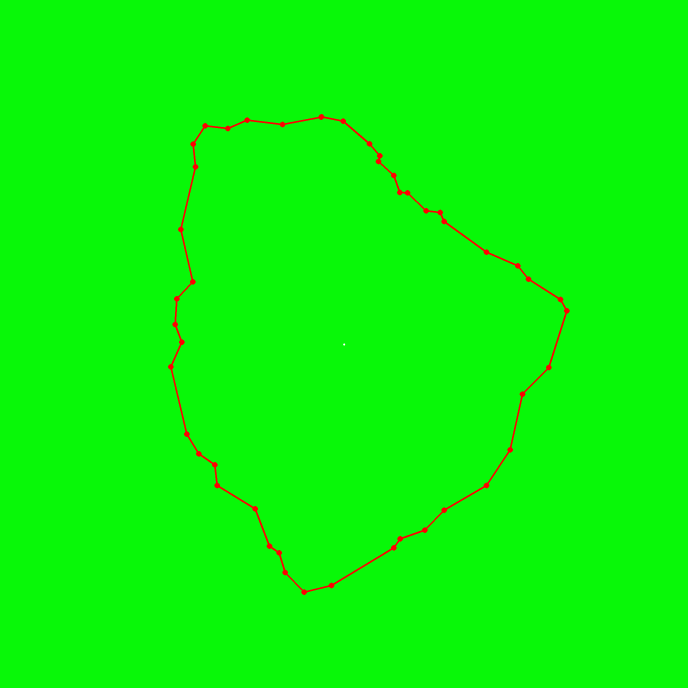
#> input picture poc/polygons/group_45/RPf_00368_intact_mesh.png, 2064 x 2064 px (shown at 1/3 size)
$ jupyter execute --allow-errors 10_rdp_and_hough.ipynb
#> lines starting #> are read from the running program, lines starting #| are printed output that depends on the picture
[cell 1]
import pandas as pd
import matplotlib.pyplot as plt
import cv2
from shapely.geometry import Point, LineString, Polygon,multipoint
from shapely.ops import nearest_points

[cell 2]
fragment_name = "RPf_00368_intact_mesh.png"
directory_path = f"polygons/group_45/"

#> (a cell that did not finish here is left out)

[cell 4]
rdp_img = cv2.imread(f"{directory_path}/{fragment_name}",cv2.COLOR_BGR2RGB)
#> rdp_img is the input picture: shape (2064, 2064, 3); mean B, G, R 8, 246.5, 9.5
plt.imshow(rdp_img)

#> (a cell that did not finish here is left out)

[cell 6]
img_height = 2064
#> (the rest of this cell did not finish here and is left out)

[cell 7]
img_height = 2064
#> (the rest of this cell did not finish here and is left out)

[cell 8]
def find_intersection_and_closest_vertices(line_coords, poly_coords):
    # Create LineString object from line coordinates and extend it to be an infinite line
    line = LineString(line_coords)#.buffer(10000)

    # Create Polygon object from polygon coordinates
    poly = LineString(poly_coords)#Polygon(poly_coords)

    # Check if the line intersects the polygon
    if not line.intersects(poly):
        return []

    # Compute the intersection point
    intersection = line.intersection(poly)

    # [6 lines of commented-out code are left out]
    intersection_points = [vertex for vertex in list(intersection.geoms)]
    #closest_vertex1 = intersection_points[0]
    #closest_vertex2 = intersection_points[1]

    # Return intersection point and closest vertices as tuple
    return intersection


def find_edges_touching_points(line, points):
    """
    Finds the edges of a LineString that have points lying on them.

    Args:
        line (LineString): The LineString object.
        points (MultiPoint): The MultiPoint object.

    Returns:
        list: A list of LineString objects representing the edges that have points lying on them.
    """
    edges_touching_points = []
    for i in range(len(line.coords) - 1):
        coord1 = line.coords[i]
        coord2 = line.coords[i + 1]
        edge = LineString([coord1, coord2])
        if any([point.intersects(edge) for point in points.geoms]):
            edges_touching_points.append(edge)
    return edges_touching_points


def plot_line_and_polygon(line_coords, poly_coords, closest_vertices):
    """
    Plots the line and polygon, along with the closest vertices on the polygon.

    Args:
        line_coords (list): List of 2D coordinates for the line.
        poly_coords (list): List of 2D coordinates for the polygon.
        closest_vertices (list): List of 2D coordinates for the closest vertices on the polygon.

    Returns:
        None
    """
    # Extract x, y coordinates for line and polygon vertices
    line_x = [coord[0] for coord in line_coords]
    line_y = [coord[1] for coord in line_coords]
    poly_x = [coord[0] for coord in poly_coords]
    poly_y = [coord[1] for coord in poly_coords]

    # Extract x, y coordinates for closest vertices on the polygon
    closest_x = [coord.x for coord in closest_vertices]
    closest_y = [coord.y for coord in closest_vertices]

    # Plot the polygon and the line
    fig, ax = plt.subplots()
    ax.plot(line_x, line_y, color='red', label='Line')
    ax.plot(poly_x + [poly_x[0]], poly_y + [poly_y[0]], color='blue', label='Polygon')  # Add the first vertex to the end to close the polygon

    # Plot the closest vertices on the polygon
    ax.scatter(closest_x, closest_y, color='green', label='Intersection Points')

    ax.legend()
    plt.show()
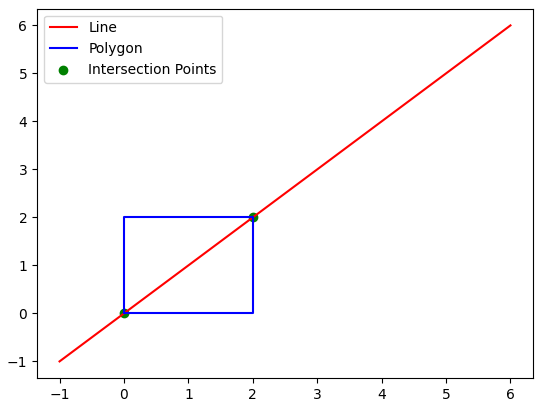
#> figure drawn by matplotlib, 1 panel

[cell 9]
line_coords = [(6, 6), (-1, -1)]
poly_coords = [(0, 0), (0, 2), (2, 2), (2, 0)]
intersection = find_intersection_and_closest_vertices(line_coords, poly_coords)
intersection_points = [vertex for vertex in list(intersection.geoms)]
print("Toy example:")
print("intersection",intersection_points)

# Plot the line, polygon, and intersection point
if len(intersection_points)>0:
    plot_line_and_polygon(line_coords, poly_coords, intersection_points)
    poly_line = LineString(poly_coords)
    edges = find_edges_touching_points(poly_line,intersection)
    print(edges)

[cell 10]
line_coords = [(-664, -786),(953, 388)]
#> (the rest of this cell did not finish here and is left out)

[cell 11]
line_coords = [(6, 6), (-2, -1)]
poly_coords = [(0, 0), (0, 2), (2, 2), (2, 0)]
intersection = find_intersection_and_closest_vertices(line_coords, poly_coords)
intersection_points = [vertex for vertex in list(intersection.geoms)]
print("Toy example:")
print("intersection",intersection_points)

# Plot the line, polygon, and intersection point
if len(intersection_points)>0:
    plot_line_and_polygon(line_coords, poly_coords, intersection_points)
    edges = find_edges_touching_points(poly_line,intersection)
